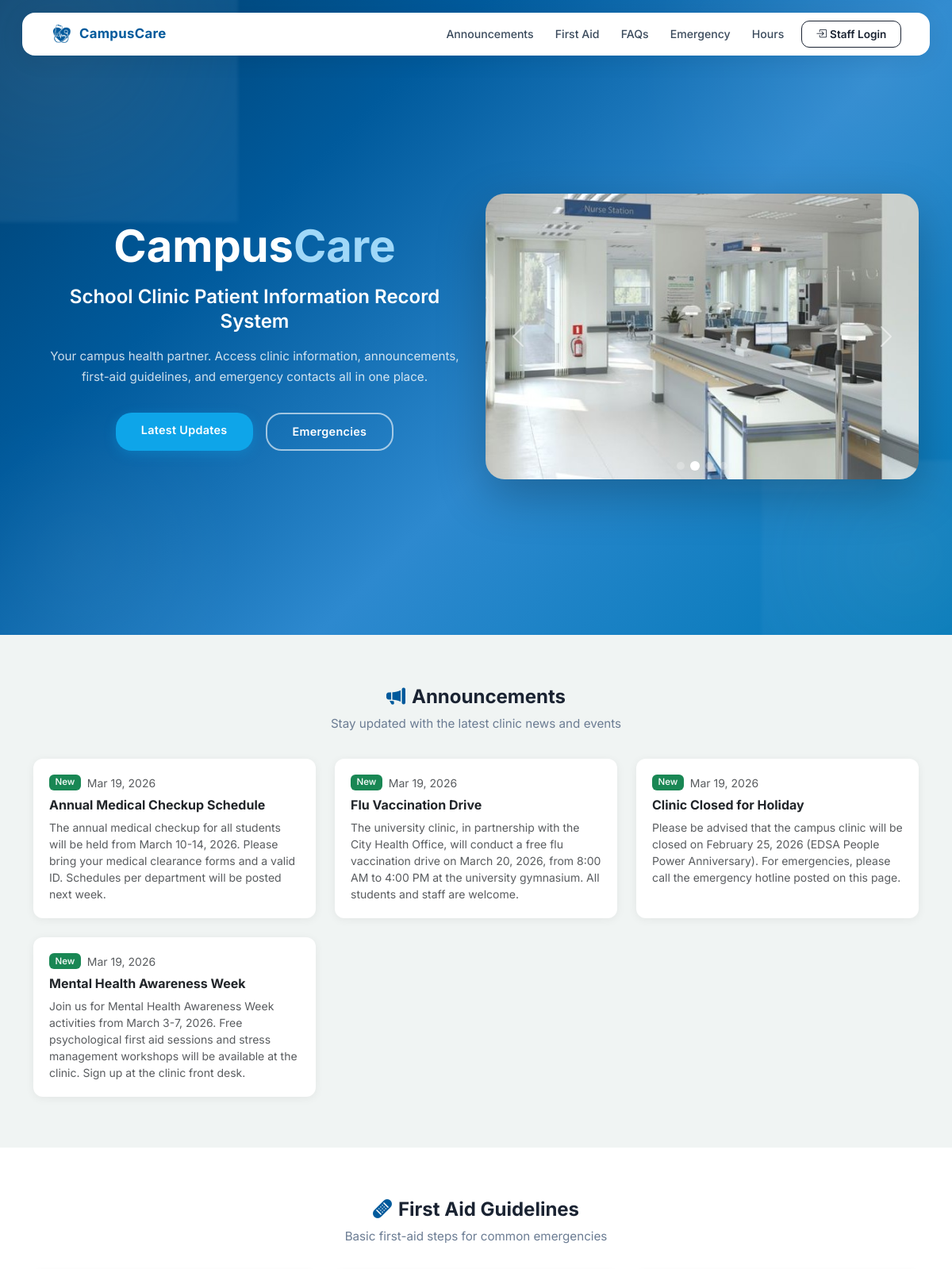
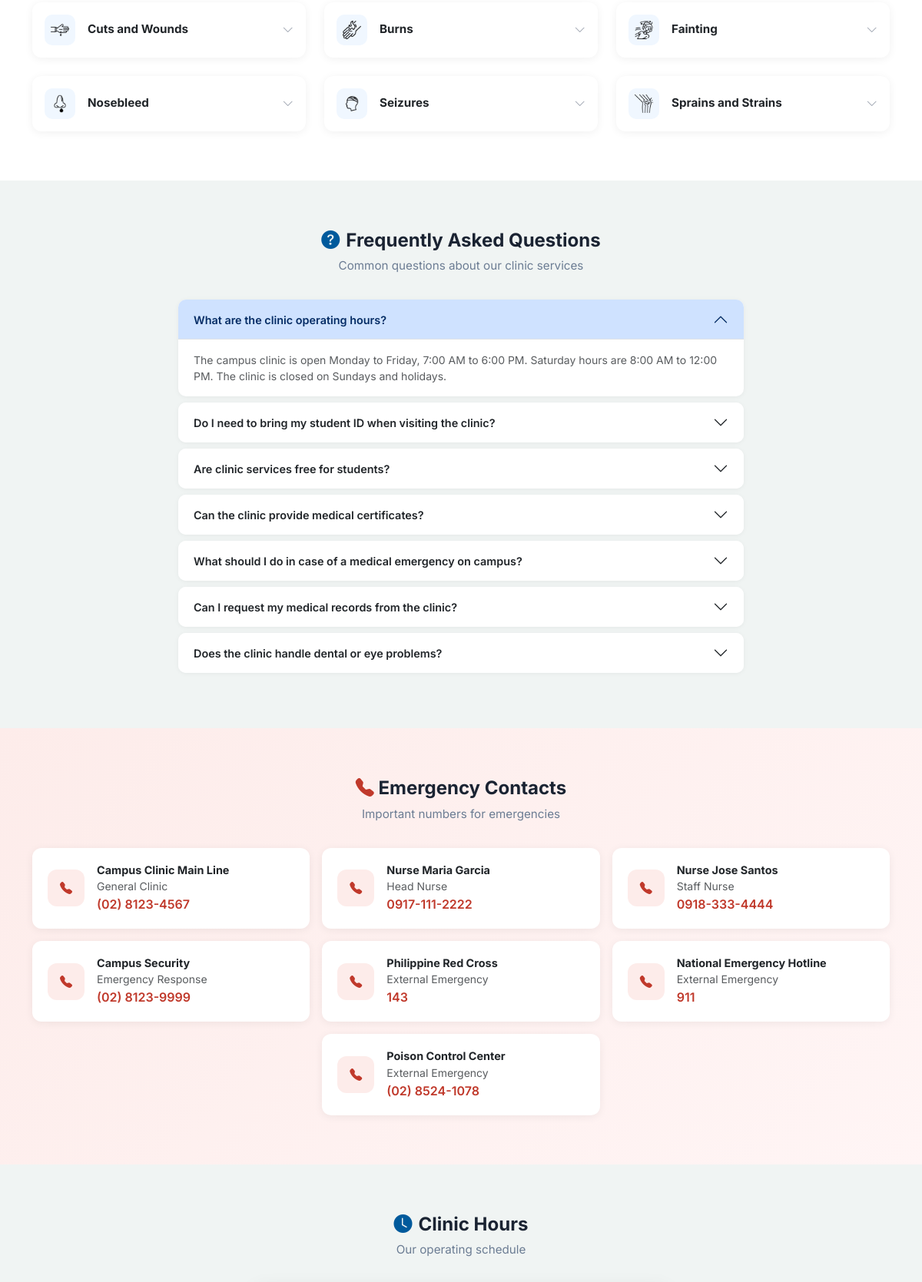
The page / (upper part) on the database its author committed (2 pictures, top to bottom).
### tables this page shows
CREATE TABLE IF NOT EXISTS `announcements` (
  `id` INT(11) NOT NULL AUTO_INCREMENT,
  `title` VARCHAR(200) NOT NULL,
  `content` TEXT NOT NULL,
  `posted_by` INT(11) DEFAULT NULL,
  `status` ENUM('published','draft') NOT NULL DEFAULT 'published',
  `created_at` DATETIME NOT NULL DEFAULT CURRENT_TIMESTAMP,
  `updated_at` DATETIME NOT NULL DEFAULT CURRENT_TIMESTAMP ON UPDATE CURRENT_TIMESTAMP,
  PRIMARY KEY (`id`),
  KEY `fk_announcement_user` (`posted_by`),
  CONSTRAINT `fk_announcement_user` FOREIGN KEY (`posted_by`) REFERENCES `users`(`id`) ON DELETE SET NULL
);

CREATE TABLE IF NOT EXISTS `first_aid_guidelines` (
  `id` INT(11) NOT NULL AUTO_INCREMENT,
  `title` VARCHAR(200) NOT NULL,
  `icon` VARCHAR(50) NOT NULL DEFAULT 'general-first-aid',
  `content` TEXT NOT NULL,
  `sort_order` INT(11) NOT NULL DEFAULT 0,
  `status` ENUM('active','inactive') NOT NULL DEFAULT 'active',
  `created_at` DATETIME NOT NULL DEFAULT CURRENT_TIMESTAMP,
  `updated_at` DATETIME NOT NULL DEFAULT CURRENT_TIMESTAMP ON UPDATE CURRENT_TIMESTAMP,
  PRIMARY KEY (`id`)
);

CREATE TABLE IF NOT EXISTS `faqs` (
  `id` INT(11) NOT NULL AUTO_INCREMENT,
  `question` VARCHAR(500) NOT NULL,
  `answer` TEXT NOT NULL,
  `sort_order` INT(11) NOT NULL DEFAULT 0,
  `status` ENUM('active','inactive') NOT NULL DEFAULT 'active',
  `created_at` DATETIME NOT NULL DEFAULT CURRENT_TIMESTAMP,
  `updated_at` DATETIME NOT NULL DEFAULT CURRENT_TIMESTAMP ON UPDATE CURRENT_TIMESTAMP,
  PRIMARY KEY (`id`)
);

CREATE TABLE IF NOT EXISTS `clinic_emergency_contacts` (
  `id` INT(11) NOT NULL AUTO_INCREMENT,
  `name` VARCHAR(150) NOT NULL,
  `role` VARCHAR(100) DEFAULT NULL,
  `phone_number` VARCHAR(20) NOT NULL,
  `email` VARCHAR(150) DEFAULT NULL,
  `sort_order` INT(11) NOT NULL DEFAULT 0,
  `status` ENUM('active','inactive') NOT NULL DEFAULT 'active',
  `created_at` DATETIME NOT NULL DEFAULT CURRENT_TIMESTAMP,
  PRIMARY KEY (`id`)
);

### index.php (the view, shortened to what the rows shown need)
<?php
require_once __DIR__ . '/config/database.php';
require_once __DIR__ . '/includes/functions.php';
$db = Database::getInstance();
$announcements = $db->fetchAll("SELECT * FROM announcements WHERE status = 'published' ORDER BY created_at DESC LIMIT 6");
$faqs = $db->fetchAll("SELECT * FROM faqs WHERE status = 'active' ORDER BY id ASC");
$firstAidGuidelines = $db->fetchAll("SELECT * FROM first_aid_guidelines WHERE status = 'active' ORDER BY sort_order ASC");
$emergencyContacts = $db->fetchAll("SELECT * FROM clinic_emergency_contacts WHERE status = 'active' ORDER BY sort_order ASC");
?>
<!DOCTYPE html>
<html lang="en">
<head>
    <link rel="stylesheet" href="<?php echo BASE_URL; ?>/node_modules/bootstrap/dist/css/bootstrap.min.css">
    <link rel="stylesheet" href="<?php echo BASE_URL; ?>/node_modules/bootstrap-icons/font/bootstrap-icons.css">
    <link rel="stylesheet" href="<?php echo BASE_URL; ?>/css/style.css">
</head>
<body>
    <section class="hero-section">
        <div class="container position-relative" style="z-index: 2;">
            <div class="row align-items-center hero-row">
                <div class="col-lg-6 text-white hero-text-col text-center d-flex flex-column align-items-center">
                    <h1 class="hero-title">
                        <span class="hero-title-campus">Campus</span><span class="hero-title-care">Care</span>
                    </h1>
                    <h2 class="hero-subtitle"><?php echo APP_TAGLINE; ?></h2>
                </div>
            </div>
        </div>
    </section>
    <section class="public-section" id="announcements">
        <div class="container">
            <div class="text-center mb-4">
                <h2 class="section-title"><i class="bi bi-megaphone-fill text-primary-cc me-2"></i>Announcements</h2>
            </div>
            <?php if (empty($announcements)): ?>
            <div class="empty-state"><i class="bi bi-megaphone"></i><p>No announcements at this time.</p></div>
            <?php
else: ?>
            <div class="row g-4">
                <?php foreach ($announcements as $ann): ?>
                <div class="col-md-6 col-lg-4">
                    <div class="public-card card h-100">
                        <div class="card-body">
                            <div class="d-flex align-items-center mb-2">
                                <span class="badge bg-success me-2">New</span>
                                <small class="text-muted"><?php echo formatDate($ann['created_at']); ?></small>
                            </div>
                            <h5 class="card-title fw-bold mb-2" style="font-size: 1rem;"><?php echo e($ann['title']); ?></h5>
                            <p class="card-text text-muted" style="font-size: 0.875rem;"><?php echo e($ann['content']); ?></p>
                        </div>
                    </div>
                </div>
                <?php
    endforeach; ?>
            </div>
            <?php
endif; ?>
        </div>
    </section>
    <section class="public-section" id="firstaid">
        <div class="container">
            <div class="text-center mb-4">
                <h2 class="section-title"><i class="bi bi-bandaid-fill text-primary-cc me-2"></i>First Aid Guidelines</h2>
            </div>
            <?php if (empty($firstAidGuidelines)): ?>
            <div class="empty-state"><i class="bi bi-bandaid"></i><p>No guidelines available.</p></div>
            <?php
else: ?>
            <div class="row g-4 align-items-start">
                <?php foreach ($firstAidGuidelines as $guide): ?>
                <div class="col-md-6 col-lg-4">
                    <div class="public-card card fa-expand-card">
                        <div class="card-body p-0">
                            <div class="fa-expand-header d-flex align-items-center p-3" role="button" data-bs-toggle="collapse" data-bs-target="#faGuide<?php echo $guide['id']; ?>" aria-expanded="false">
                                <div class="fa-icon-box me-3">
                                    <img src="<?php echo BASE_URL; ?>/assets/first-aid-icons/<?php echo e($guide['icon'] ?? 'general-first-aid'); ?>.png" alt="" style="width:24px;height:24px;object-fit:contain;">
                                </div>
                                <h5 class="card-title fw-bold mb-0 flex-grow-1" style="font-size: 0.95rem;"><?php echo e($guide['title']); ?></h5>
                                <i class="bi bi-chevron-down fa-expand-chevron"></i>
                            </div>
                        </div>
                    </div>
                </div>
                <?php
    endforeach; ?>
            </div>
            <?php
endif; ?>
        </div>
    </section>
    <section class="public-section" id="faqs">
        <div class="container">
            <div class="text-center mb-4">
                <h2 class="section-title"><i class="bi bi-question-circle-fill text-primary-cc me-2"></i>Frequently Asked Questions</h2>
            </div>
            <?php if (empty($faqs)): ?>
            <div class="empty-state"><i class="bi bi-question-circle"></i><p>No FAQs available.</p></div>
            <?php
else: ?>
            <div class="row justify-content-center">
                <div class="col-lg-8">
                    <div class="accordion" id="faqAccordion">
                        <?php foreach ($faqs as $i => $faq): ?>
                        <div class="accordion-item border-0 mb-2" style="border-radius: 10px; overflow: hidden; box-shadow: 0 1px 6px rgba(0,0,0,0.05);">
                            <h2 class="accordion-header">
                                <button class="accordion-button <?php echo $i > 0 ? 'collapsed' : ''; ?> fw-semibold" type="button"
                                        data-bs-toggle="collapse" data-bs-target="#faq<?php echo $faq['id']; ?>" style="font-size: 0.9rem;">
                                    <?php echo e($faq['question']); ?>
                                </button>
                            </h2>
                            <div id="faq<?php echo $faq['id']; ?>" class="accordion-collapse collapse <?php echo $i === 0 ? 'show' : ''; ?>" data-bs-parent="#faqAccordion">
                                <div class="accordion-body text-muted" style="font-size: 0.875rem;">
                                    <?php echo e($faq['answer']); ?>
                                </div>
                            </div>
                        </div>
                        <?php
    endforeach; ?>
                    </div>
                </div>
            </div>
            <?php
endif; ?>
        </div>
    </section>
    <section class="public-section" id="emergency" style="background: linear-gradient(135deg, #fdecea, #fff5f5);">
        <div class="container">
            <div class="text-center mb-4">
                <h2 class="section-title"><i class="bi bi-telephone-fill" style="color: var(--cc-danger);"></i> Emergency Contacts</h2>
            </div>
            <?php if (empty($emergencyContacts)): ?>
            <div class="empty-state"><i class="bi bi-telephone"></i><p>No emergency contacts listed.</p></div>
            <?php
else: ?>
            <div class="row g-3 justify-content-center">
                <?php foreach ($emergencyContacts as $contact): ?>
                <div class="col-md-6 col-lg-4">
                    <div class="card border-0 h-100" style="border-radius: 12px;">
                        <div class="card-body d-flex align-items-center">
                            <div style="width:48px;height:48px;border-radius:12px;background:var(--cc-danger-bg);display:flex;align-items:center;justify-content:center;flex-shrink:0;" class="me-3">
                                <i class="bi bi-telephone-fill" style="color: var(--cc-danger);"></i>
                            </div>
                            <div>
                                <h6 class="fw-bold mb-0" style="font-size: 0.9rem;"><?php echo e($contact['name']); ?></h6>
                                <?php if ($contact['role']): ?>
                                <small class="text-muted"><?php echo e($contact['role']); ?></small><br>
                                <?php
        endif; ?>
                                <a href="tel:<?php echo e($contact['phone_number']); ?>" class="fw-semibold" style="color: var(--cc-danger);">
                                    <?php echo e($contact['phone_number']); ?>
                                </a>
                            </div>
                        </div>
                    </div>
                </div>
                <?php
    endforeach; ?>
            </div>
            <?php
endif; ?>
        </div>
    </section>
    <section class="public-section" id="hours">
        <div class="container">
            <div class="text-center mb-4">
                <h2 class="section-title"><i class="bi bi-clock-fill text-primary-cc me-2"></i>Clinic Hours</h2>
            </div>
        </div>
    </section>
</body>
</html>

### rows shown on the page
announcements: created_at "Mar 19, 2026", title "Annual Medical Checkup Schedule", content "The annual medical checkup for all students will be held from March 10-14, 2026. Please bring your medical clearance forms and a valid ID. Schedules per department will be posted next week."
announcements: created_at "Mar 19, 2026", title "Flu Vaccination Drive", content "The university clinic, in partnership with the City Health Office, will conduct a free flu vaccination drive on March 20, 2026, from 8:00 AM to 4:00 PM at the university gymnasium. All students and staff are welcome."
announcements: created_at "Mar 19, 2026", title "Clinic Closed for Holiday", content "Please be advised that the campus clinic will be closed on February 25, 2026 (EDSA People Power Anniversary). For emergencies, please call the emergency hotline posted on this page."
announcements: created_at "Mar 19, 2026", title "Mental Health Awareness Week", content "Join us for Mental Health Awareness Week activities from March 3-7, 2026. Free psychological first aid sessions and stress management workshops will be available at the clinic. Sign up at the clinic front desk."
first_aid_guidelines: icon (picture), title "Cuts and Wounds"
first_aid_guidelines: icon (picture), title "Burns"
first_aid_guidelines: icon (picture), title "Fainting"
first_aid_guidelines: icon (picture), title "Nosebleed"
first_aid_guidelines: icon (picture), title "Seizures"
first_aid_guidelines: icon (picture), title "Sprains and Strains"
faqs: question "What are the clinic operating hours?", answer "The campus clinic is open Monday to Friday, 7:00 AM to 6:00 PM. Saturday hours are 8:00 AM to 12:00 PM. The clinic is closed on Sundays and holidays."
faqs: question "Do I need to bring my student ID when visiting the clinic?"
faqs: question "Are clinic services free for students?"
faqs: question "Can the clinic provide medical certificates?"
faqs: question "What should I do in case of a medical emergency on campus?"
faqs: question "Can I request my medical records from the clinic?"
faqs: question "Does the clinic handle dental or eye problems?"
clinic_emergency_contacts: name "Campus Clinic Main Line", role "General Clinic", phone_number "(02) 8123-4567"
clinic_emergency_contacts: name "Nurse Maria Garcia", role "Head Nurse", phone_number "0917-111-2222"
clinic_emergency_contacts: name "Nurse Jose Santos", role "Staff Nurse", phone_number "0918-333-4444"
clinic_emergency_contacts: name "Campus Security", role "Emergency Response", phone_number "(02) 8123-9999"
clinic_emergency_contacts: name "Philippine Red Cross", role "External Emergency", phone_number "143"
clinic_emergency_contacts: name "National Emergency Hotline", role "External Emergency", phone_number "911"
clinic_emergency_contacts: name "Poison Control Center", role "External Emergency", phone_number "(02) 8524-1078"

### other values the page prints
APP_NAME "CampusCare"
APP_TAGLINE "School Clinic Patient Information Record System"
